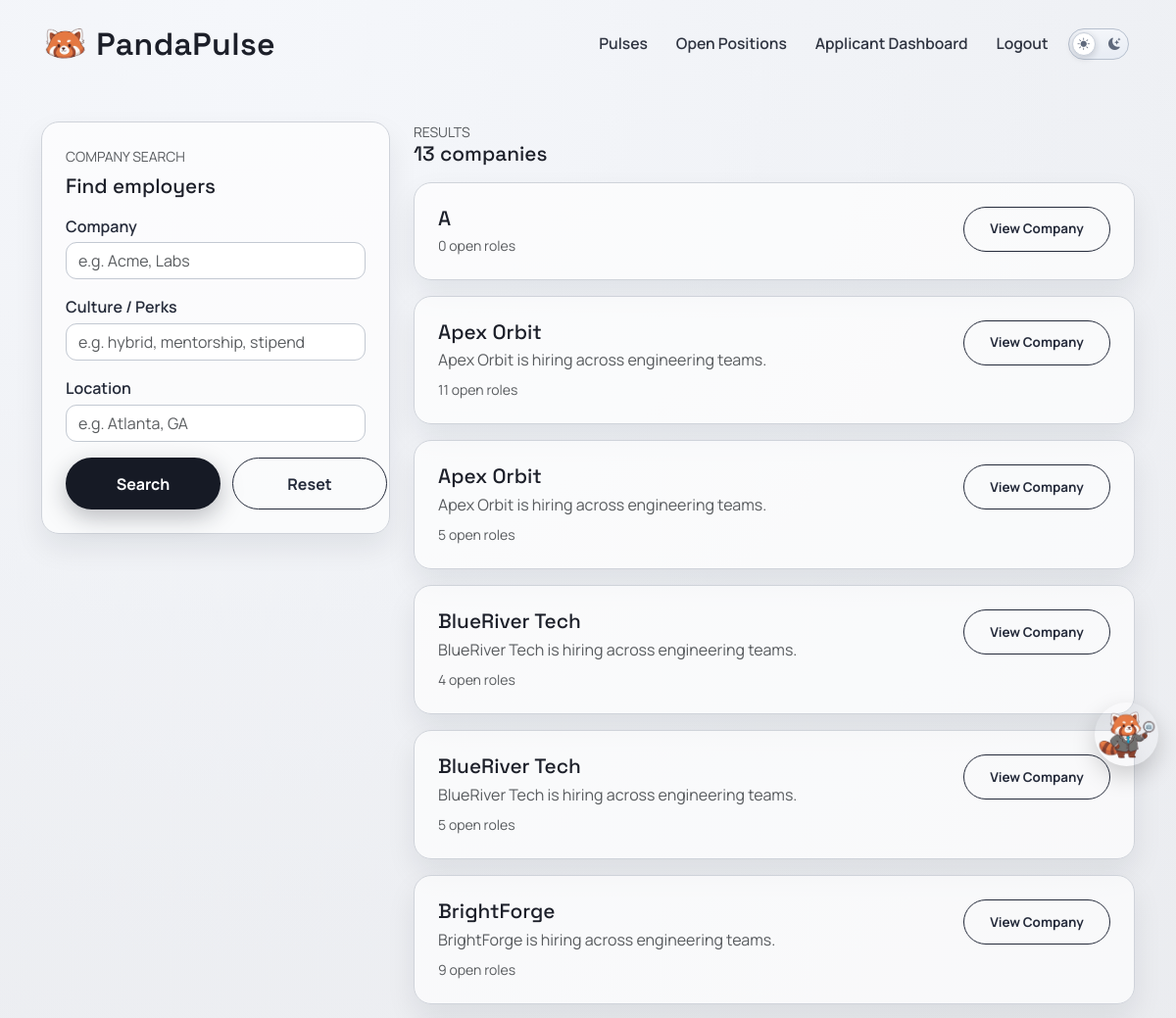
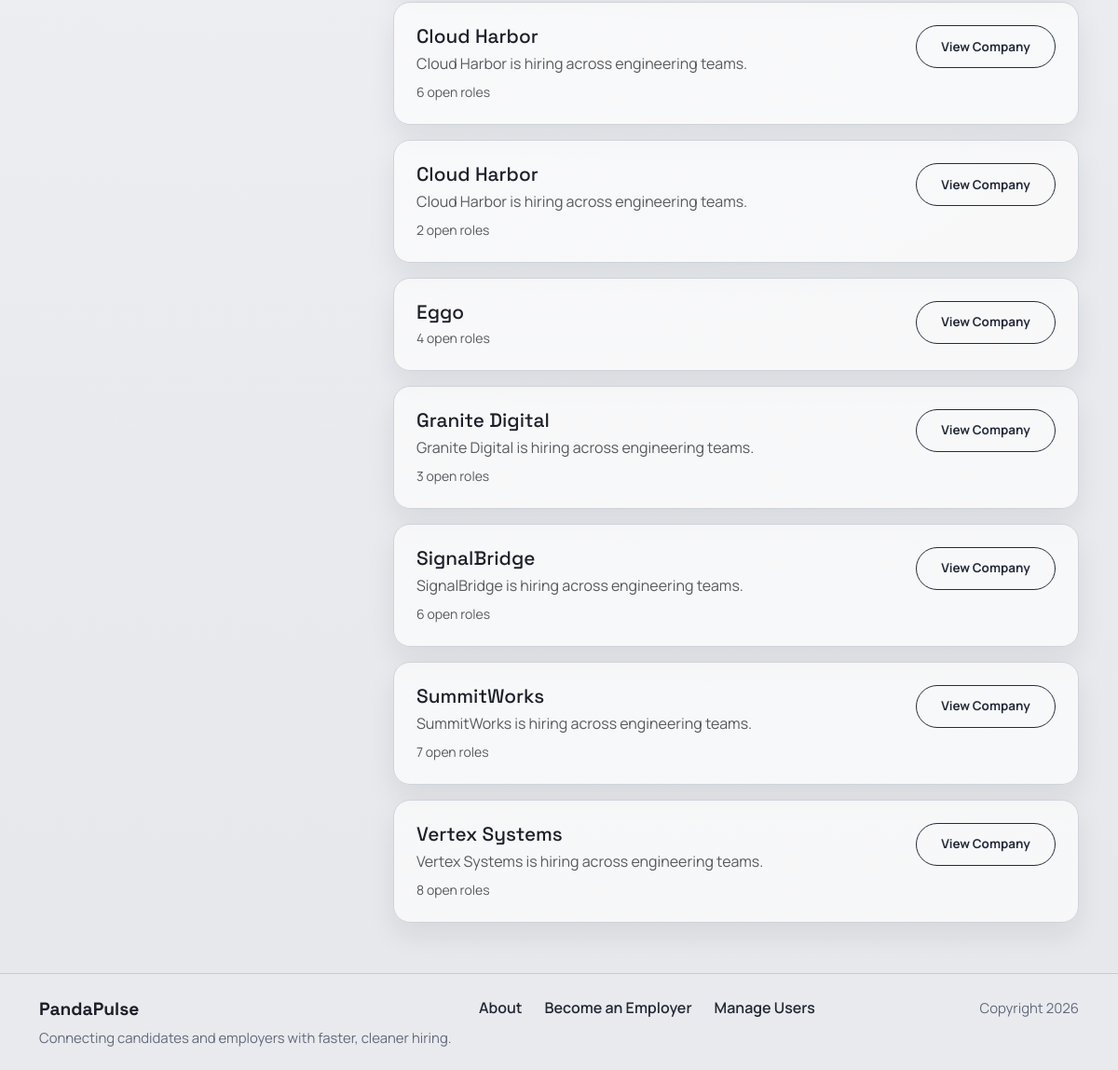
The page /accounts/companies/ (signed in) on the database as committed earlier (2 pictures, top to bottom).
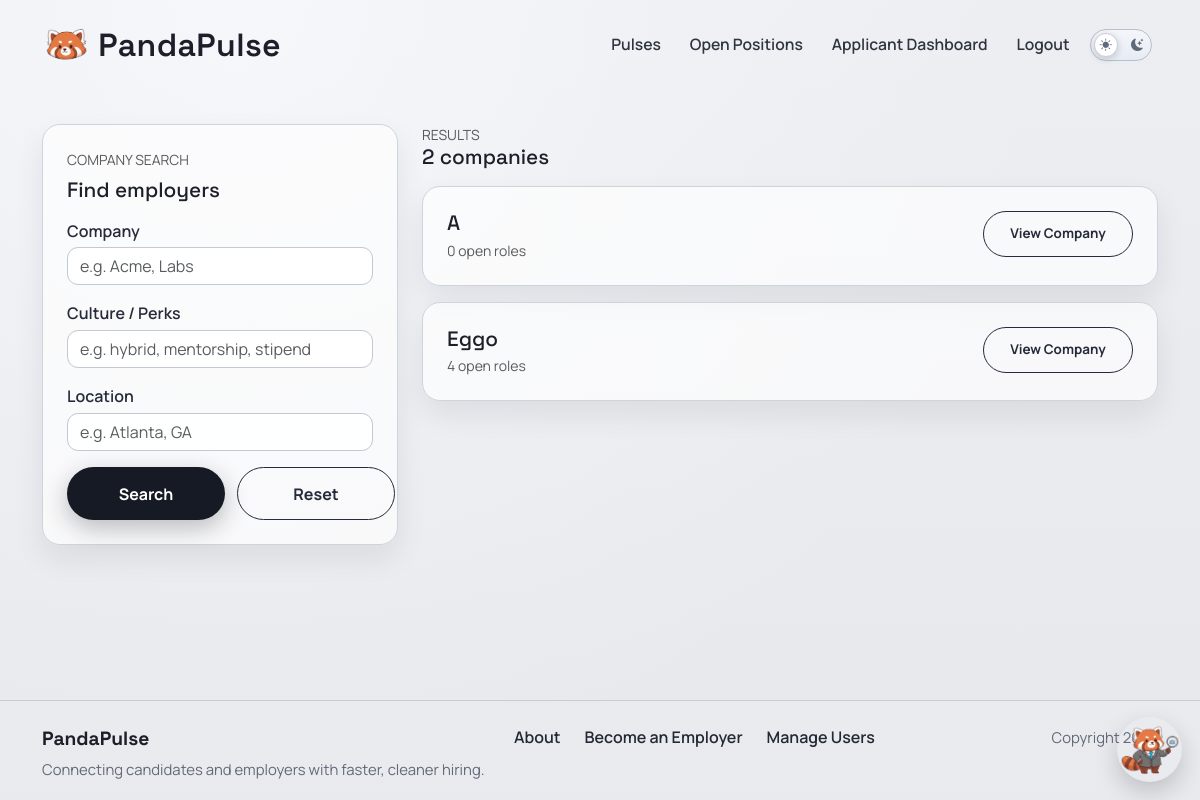
The same page on the database as committed later.
### accounts/models.py (models this page shows, shortened)
class Profile(models.Model):
    class AccountType(models.TextChoices):
        APPLICANT = "APPLICANT", "Job Applicant"
        EMPLOYER = "EMPLOYER", "Employer"
    user = models.OneToOneField(settings.AUTH_USER_MODEL, on_delete=models.CASCADE, related_name="profile")
    last_activity = models.DateTimeField(null=True, blank=True)
    is_typing = models.BooleanField(default=False)
    last_typing_update = models.DateTimeField(null=True, blank=True)
    account_type = models.CharField(
        max_length=20,
        choices=AccountType.choices,
        default=AccountType.APPLICANT
    )
    profile_picture = models.ImageField(
        upload_to="profile_pics/",
        blank=True,
        null=True
    )
    headline = models.CharField(max_length=120, blank=True)
    skills = models.CharField(max_length=300, blank=True)
    education = models.TextField(blank=True)
    work_experience = models.TextField(blank=True)
    location = models.CharField(max_length=255, blank=True)
    address_line_1 = models.CharField(max_length=255, blank=True)
    address_line_2 = models.CharField(max_length=255, blank=True)
    city = models.CharField(max_length=100, blank=True)
    state = models.CharField(max_length=100, blank=True)
    postal_code = models.CharField(max_length=20, blank=True)
    country = models.CharField(max_length=100, blank=True, default="United States")
    projects = models.TextField(blank=True)
    company_name = models.CharField(max_length=120, blank=True)
    company_website = models.URLField(blank=True)
    company_description = models.TextField(blank=True)
    company_culture = models.TextField(blank=True)
    company_perks = models.TextField(blank=True)
    visible_to_recruiters = models.BooleanField(
        default=True,
        help_text="Allow recruiters to view your profile."
    )
    show_headline = models.BooleanField(default=True)
    show_skills = models.BooleanField(default=True)
    show_education = models.BooleanField(default=True)
    show_work_experience = models.BooleanField(default=True)
    show_links = models.BooleanField(default=True)
    hide_email_from_employers = models.BooleanField(default=False)
    created_at = models.DateTimeField(auto_now_add=True)

### accounts/views.py (the view, shortened to what this page needs)
# urls.py: path("companies/", views.company_search, name="accounts.company_search"),
@login_required
def company_search(request):
    if not _is_applicant(request.user):
        return HttpResponseForbidden("Only applicants can access company search.")
    qs = Profile.objects.filter(account_type=Profile.AccountType.EMPLOYER).select_related("user").order_by("company_name", "user__username")
    company = request.GET.get("company", "").strip()
    culture = request.GET.get("culture", "").strip()
    location = request.GET.get("location", "").strip()
    if company:
        qs = qs.filter(
            Q(company_name__icontains=company)
            | Q(user__username__icontains=company)
            | Q(company_description__icontains=company)
        )
    if culture:
        qs = qs.filter(
            Q(company_culture__icontains=culture)
            | Q(company_perks__icontains=culture)
            | Q(company_description__icontains=culture)
        )
    companies = list(qs.distinct())
    for company_profile in companies:
        company_profile.open_roles_count = JobPost.objects.filter(owner=company_profile.user).count()
    return render(
        request,
        "accounts/company_search.html",
        {
            "template_data": {
                "title": "Company Search",
                "companies": companies,
                "filters": {
                    "company": company,
                    "culture": culture,
                    "location": location,
                },
            }
        },
    )

### accounts/context_processors.py (called while the page is built)
def can_post_job(request):
    if not request.user.is_authenticated:
        return {"can_post_job": False}
    is_employer = Profile.objects.filter(
        user=request.user,
        account_type=Profile.AccountType.EMPLOYER,
    ).exists()
    return {"can_post_job": is_employer}

### accounts/views.py (called while the page is built)
def _is_applicant(user):
    return Profile.objects.filter(
        user=user,
        account_type=Profile.AccountType.APPLICANT,
    ).exists()

### accounts/templates/accounts/company_search.html (shortened to what this page needs)
{% extends 'base.html' %}
{% block content %}
<section class="page-shell candidate-search-page">
  <div class="container">
    <div class="row g-4">
      <div class="col-lg-4">
        <div class="surface-card">
          <div class="text-uppercase text-muted small mb-2">Company search</div>
          <h2 class="surface-title mb-3">Find employers</h2>
          <form method="get" class="vstack gap-3">
            <div>
              <label class="form-label">Company</label>
              <input type="text" name="company" class="form-control" placeholder="e.g. Acme, Labs" value="{{ template_data.filters.company }}">
            </div>
            <div>
              <label class="form-label">Culture / Perks</label>
              <input type="text" name="culture" class="form-control" placeholder="e.g. hybrid, mentorship, stipend" value="{{ template_data.filters.culture }}">
            </div>
            <div>
              <label class="form-label">Location</label>
              <input type="text" name="location" class="form-control" placeholder="e.g. Atlanta, GA" value="{{ template_data.filters.location }}">
            </div>
            <div class="candidate-search-filter-actions">
              <button type="submit" class="primary-btn border-0 w-100">Search</button>
              <a href="{% url 'accounts.company_search' %}" class="secondary-btn w-100">Reset</a>
            </div>
          </form>
        </div>
      </div>
      <div class="col-lg-8">
        <div class="mb-3">
          <div class="text-uppercase text-muted small">Results</div>
          <h3 class="surface-title mb-0">{{ template_data.companies|length }} companies</h3>
        </div>
        {% if template_data.companies %}
          <div class="vstack gap-3">
            {% for company in template_data.companies %}
              <div class="surface-card">
                <div class="d-flex justify-content-between flex-wrap gap-2">
                  <div>
                    <h4 class="surface-title mb-1">{{ company.company_name|default:company.user.username }}</h4>
                    {% if company.company_description %}
                      <p class="mb-2 text-muted">{{ company.company_description|truncatewords:24 }}</p>
                    {% endif %}
                    <div class="small text-muted">{{ company.open_roles_count }} open role{{ company.open_roles_count|pluralize }}</div>
                  </div>
                  <div class="text-end">
                    <a class="secondary-btn candidate-action-btn" href="{% url 'accounts.company_profile' company.user.username %}">
                      View Company
                    </a>
                  </div>
                </div>
              </div>
            {% endfor %}
          </div>
        {% else %}
          <div class="surface-card p-5 text-center">
            <h4 class="surface-title mb-2">No matching companies</h4>
            <p class="text-muted mb-0">Try widening your filters.</p>
          </div>
        {% endif %}
      </div>
    </div>
  </div>
</section>
{% endblock content %}

### project2/templates/base.html (shortened to what this page needs)
<!DOCTYPE html>
<html>
  {% load static %}
  <head>
    <link href="https://cdn.jsdelivr.net/npm/bootstrap@5.3.3/dist/css/bootstrap.min.css" rel="stylesheet">
    <link rel="stylesheet" href="https://cdnjs.cloudflare.com/ajax/libs/font-awesome/6.1.1/css/all.min.css">
    <link rel="stylesheet" href="https://cdn.jsdelivr.net/npm/bootstrap-icons@1.11.3/font/bootstrap-icons.min.css">
    <link rel="stylesheet" type="text/css" href="{% static 'css/style.css' %}">
    <link rel="stylesheet" href="{% static 'mascot/panda.css' %}">
  </head>
  <body>
    <nav class="navbar navbar-expand-lg site-nav py-3">
      <div class="container">
        <a class="navbar-brand brand-mark" href="{% url 'home.index' %}">
          <img src="{% static 'img/logo.png' %}?v=pandapulse-2" alt="logo" height="40" />
          <span>PandaPulse</span>
        </a>
        <div class="collapse navbar-collapse" id="navbarNavAltMarkup">
          <div class="navbar-nav ms-auto align-items-lg-center gap-lg-2">
            {% if user.is_authenticated %}
              <a class="nav-link site-link" href="{% url 'pulses:feed' %}">Pulses</a>
            {% endif %}
            {% if not can_post_job or user.is_staff %}
              <a class="nav-link site-link" href="{% url 'jobposts.search' %}">Open Positions</a>
            {% endif %}
            {% if user.is_authenticated %}
              {% if can_post_job %}
                <a class="nav-link site-link" href="{% url 'accounts.company_profile_edit' %}">Company Profile</a>
                <a class="nav-link site-link" href="{% url 'jobposts.dashboard' %}">Employer Dashboard</a>
              {% else %}
                <a class="nav-link site-link" href="{% url 'apply:application_status' %}">Applicant Dashboard</a>
              {% endif %}
              <a class="nav-link site-link" href="{% url 'accounts.logout' %}">Logout</a>
            {% else %}
              <a class="nav-link site-link" href="{% url 'accounts.login' %}">Login</a>
              <a class="site-cta" href="{% url 'accounts.signup' %}">Get Started</a>
            {% endif %}
            <div class="nav-theme-toggle">
              <label class="nav-theme-toggle-track" for="headerDarkModeToggle" aria-label="Toggle light and dark mode">
                <span class="nav-theme-icon nav-theme-sun"><i class="bi bi-sun-fill"></i></span>
                <span class="nav-theme-icon nav-theme-moon"><i class="bi bi-moon-stars-fill"></i></span>
                <span class="nav-theme-thumb"></span>
              </label>
            </div>
          </div>
        </div>
      </div>
    </nav>
    <main>
      {% block content %}
      {% endblock content %}
    </main>
    <footer class="site-footer py-4 mt-auto">
      <div class="container">
        <div class="row g-3 align-items-start">
          <div class="col-lg-5">
            <p class="footer-title mb-1">PandaPulse</p>
            <p class="footer-copy mb-0">Connecting candidates and employers with faster, cleaner hiring.</p>
          </div>
          <div class="col-lg-4 d-flex justify-content-lg-center justify-content-start">
            <div class="d-flex gap-3 gap-lg-4 justify-content-lg-center justify-content-start flex-wrap flex-lg-nowrap">
              <a class="footer-link" href="{% url 'home.about' %}">About</a>
              {% if user.is_authenticated and not can_post_job %}
              <a class="footer-link" href="{% url 'accounts.profile_edit' %}?highlight=account_type">Become an Employer</a>
              {% endif %}
              {% if user.is_superuser %}
              <a class="footer-link" href="{% url 'accounts.manage_users' %}">Manage Users</a>
              {% endif %}
            </div>
          </div>
          <div class="col-lg-3 text-lg-end">
            <span class="footer-copy">Copyright 2026</span>
          </div>
        </div>
      </div>
    </footer>
    <div id="panda-confetti" aria-hidden="true"></div>
    <div id="chatbot-widget">
    </div>
    <div id="panda-mascot" aria-label="Site mascot">
      <div class="panda-wrap" title="Panda mascot">
        <img src="{% static 'img/logo1.png' %}?v=pandapulse-4"/>
      </div>
    </div>
  </body>
</html>

### project2/static/css/style.css (style rules this page uses)
:root { --bg-base: #e7e8eb; --ink: #1c1f29; --ink-muted: #515662; --line: #c3c8d0; --panel: #9fc3df; --panel-2: #c8deef; }
* { box-sizing: border-box; }
body { margin: 0; min-height: 100vh; font-family: "Manrope", sans-serif; color: var(--ink); background: radial-gradient(circle at 20% 0%, #f5f7fb 0%, rgba(245, 247, 251, 0.3) 38%, transparent 65%), linear-gradient(180deg, #eceef2 0%, var(--bg-base) 100%); }
main { min-height: calc(100vh - 190px); }
.site-nav { background: transparent; }
.brand-mark { display: inline-flex; align-items: center; gap: 0.6rem; font-family: "Space Grotesk", sans-serif; font-weight: 600; letter-spacing: 0.02em; color: var(--ink); }
.brand-mark span { font-size: 2rem; }
.site-link { color: #2f3441; font-weight: 600; font-size: 0.98rem; margin-right: 0.3rem; }
.nav-theme-toggle { position: relative; display: inline-flex; align-items: center; margin-right: 0.35rem; }
.nav-theme-toggle-track { width: 62px; height: 32px; border-radius: 999px; border: 1px solid #b7c0ce; background: linear-gradient(180deg, #f4f6fa 0%, #e7ecf4 100%); display: inline-flex; align-items: center; justify-content: space-between; padding: 0 8px; cursor: pointer; position: relative; }
.nav-theme-icon { color: #5f697c; font-size: 0.78rem; line-height: 1; z-index: 1; }
.nav-theme-thumb { position: absolute; left: 3px; top: 3px; width: 24px; height: 24px; border-radius: 999px; background: #ffffff; border: 1px solid #c8cfda; box-shadow: 0 2px 7px rgba(18, 23, 36, 0.18); transition: transform 0.18s ease; }
.primary-btn, .secondary-btn, .danger-btn { display: inline-flex; align-items: center; justify-content: center; text-decoration: none; border-radius: 999px; font-weight: 700; padding: 0.85rem 1.55rem; min-width: 158px; transition: transform 0.22s ease, box-shadow 0.22s ease, background 0.22s ease; }
.primary-btn { background: #161a25; color: #fff; box-shadow: 0 8px 24px rgba(22, 26, 37, 0.28); }
.secondary-btn { border: 1.3px solid #252b3b; color: #252b3b; }
.page-shell { padding: 2.1rem 0 3.4rem; }
.surface-card { background: rgba(255, 255, 255, 0.68); border: 1px solid #cfd3da; border-radius: 18px; padding: 1.5rem; box-shadow: 0 14px 30px rgba(18, 23, 36, 0.08); }
.surface-title { font-family: "Space Grotesk", sans-serif; font-size: 1.3rem; margin-bottom: 0.55rem; }
.field-block label, .form-label { font-weight: 600; color: #252b3a; margin-bottom: 0.3rem; }
.form-control, .form-select { border-radius: 11px; border-color: #c3c9d2; background-color: rgba(255, 255, 255, 0.92); }
.candidate-search-page .candidate-search-filter-actions { display: grid; grid-template-columns: 1fr 1fr; gap: 0.75rem; }
.candidate-search-page .candidate-action-btn { width: 150px; min-width: 150px; max-width: 150px; height: 46px; padding: 0.85rem 0.9rem; white-space: nowrap; overflow: hidden; text-overflow: ellipsis; font-size: 0.84rem; line-height: 1; justify-content: center; }
.site-footer { border-top: 1px solid #c8ccd2; background: rgba(234, 236, 240, 0.72); }
.footer-title { font-family: "Space Grotesk", sans-serif; font-size: 1.2rem; font-weight: 700; }
.footer-copy { color: #626979; font-size: 0.93rem; }
.footer-link { color: #222834; font-weight: 600; text-decoration: none; }
#chatbot-widget { position: fixed; inset: 0; z-index: 1050; pointer-events: none; }

### project2/static/mascot/panda.css (style rules this page uses)
:root { --panda-size: 65px; --panda-z: 9999; --panda-shadow: 0 10px 25px rgba(0,0,0,.18); --panda-gap: 10px; --panda-bubble-bg: rgba(0,0,0,.82); --panda-bubble-color: #fff; --panda-bubble-radius: 12px; --panda-bubble-font: 12px; --panda-bubble-pad-y: 10px; --panda-bubble-pad-x: 30px; --panda-bubble-maxw: 350px; }
#panda-mascot { position: fixed; right: 18px; bottom: 18px; z-index: var(--panda-z); pointer-events: none; }
#panda-mascot .panda-wrap { width: var(--panda-size); height: var(--panda-size); border-radius: 999px; overflow: visible; box-shadow: var(--panda-shadow); background: transparent; border: none; transform: translate3d(0,0,0); pointer-events: auto; cursor: grab; touch-action: none; transition: filter .18s ease, transform .18s ease; }
#panda-mascot img { width: 100%; height: 100%; object-fit: contain; user-select: none; -webkit-user-drag: none; }
#panda-mascot.idle .panda-wrap { animation: panda-bob 1.9s ease-in-out infinite; }
#panda-mascot.blink img { animation: panda-blink 5.2s infinite; }
#panda-confetti { position: fixed; inset: 0; z-index: calc(var(--panda-z) - 1); pointer-events: none; overflow: hidden; }

Rows that differ between the two databases and show on the page:
removed Profile: company_name "Apex Orbit", company_description "Apex Orbit is hiring across engineering teams.", open_roles_count "11"
removed Profile: company_name "Apex Orbit", company_description "Apex Orbit is hiring across engineering teams.", open_roles_count "5"
removed Profile: company_name "BlueRiver Tech", company_description "BlueRiver Tech is hiring across engineering teams.", open_roles_count "4"
removed Profile: company_name "BlueRiver Tech", company_description "BlueRiver Tech is hiring across engineering teams.", open_roles_count "5"
removed Profile: company_name "BrightForge", company_description "BrightForge is hiring across engineering teams.", open_roles_count "9"
removed Profile: company_name "Cloud Harbor", company_description "Cloud Harbor is hiring across engineering teams.", open_roles_count "6"
removed Profile: company_name "Cloud Harbor", company_description "Cloud Harbor is hiring across engineering teams.", open_roles_count "2"
removed Profile: company_name "Granite Digital", company_description "Granite Digital is hiring across engineering teams.", open_roles_count "3"
removed Profile: company_name "SignalBridge", company_description "SignalBridge is hiring across engineering teams.", open_roles_count "6"
removed Profile: company_name "SummitWorks", company_description "SummitWorks is hiring across engineering teams.", open_roles_count "7"
removed Profile: company_name "Vertex Systems", company_description "Vertex Systems is hiring across engineering teams.", open_roles_count "8"
Other text that changed with them:
{{ template_data.companies|length }}: "13" → "2"
